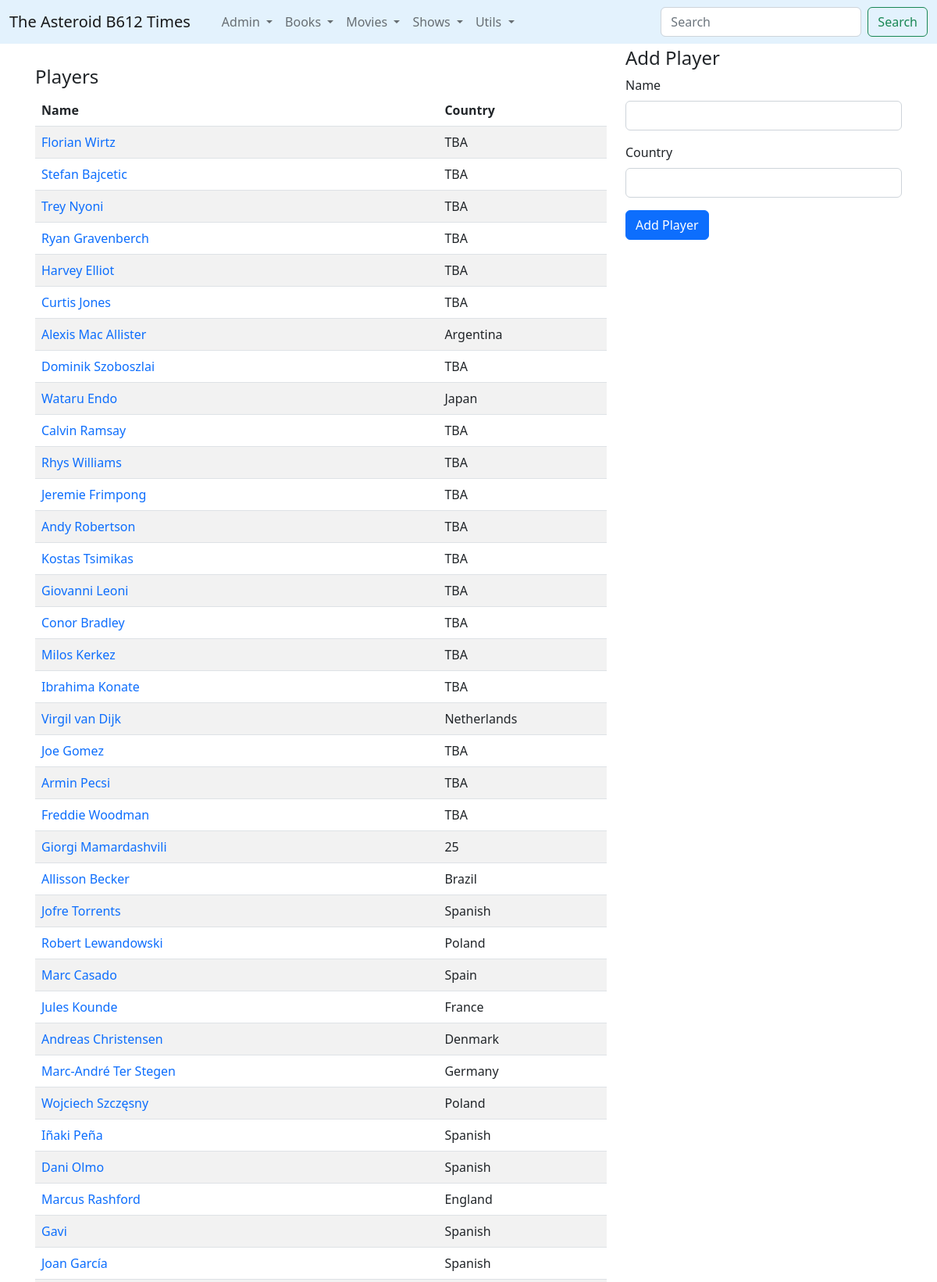
/jugadores/ (upper part), run on the app's committed database.
### times/models.py (models this page shows, shortened)
class Jugador(models.Model):
	nombre = models.CharField(max_length=128)
	pais = models.CharField(max_length=128)
	biographics = models.TextField(default="This section needs to be expanded.")

### times/views.py (the view)
# urls.py: path('jugadores/', views.jugadores, name='jugadores'),
def jugadores(request):
    jugadores = Jugador.objects.all().order_by('-id')
    if request.method == 'POST':
        pnombre = request.POST.get("nombre","")
        ppais = request.POST.get("pais","")
        newJ = Jugador.objects.create(nombre=pnombre,pais=ppais, biographics = "This section needs to be expanded.")
        newJ.save()
        return redirect('/jugador/{}'.format(newJ.id))
    else:
        return render(request,'players.html',{'jugadores':jugadores})

### times/templates/players.html (shortened to what this page needs)
{% extends 'base_soccer.html' %}
{% load humanize %}
{% block contenido %}
<article>
    <h4>Players</h4>
      <table class="table table-striped">
          <thead>
          <tr>
            <th scope="col">Name</th>
            <th scope="col">Country</th>
          </tr>
          </thead>
          <tbody>
            {% for j in jugadores%}
                <tr>
                    <td><a href="{% url 'jugador' j.id %}" style="text-decoration:none;">{{j.nombre}}</a></td>
                    <td>{{j.pais}}</td>
                </tr>
            {% endfor %}
          </tbody>
        </table>
</article>
{% endblock %}
{% block rightbar %}
<h4>Add Player</h4>
<form method="POST">
      <div class="mb-3">
        <label for="exampleInputEmail1" class="form-label">Name</label>
        <input type="text" name="nombre" class="form-control" id="exampleInputEmail1" aria-describedby="emailHelp">
      </div>
      <div class="mb-3">
        <label for="exampleInputEmail1" class="form-label">Country</label>
        <input type="text" name="pais" class="form-control" id="exampleInputEmail1" aria-describedby="emailHelp">
      </div>
      <button type="submit" class="btn btn-primary">Add Player</button>
    </form>
{% endblock %}

### data on the page
Jugador: nombre "Florian Wirtz", pais "TBA"
Jugador: nombre "Stefan Bajcetic", pais "TBA"
Jugador: nombre "Trey Nyoni", pais "TBA"
Jugador: nombre "Ryan Gravenberch", pais "TBA"
Jugador: nombre "Harvey Elliot", pais "TBA"
Jugador: nombre "Curtis Jones", pais "TBA"
Jugador: nombre "Alexis Mac Allister", pais "Argentina"
Jugador: nombre "Dominik Szoboszlai", pais "TBA"
Jugador: nombre "Wataru Endo", pais "Japan"
Jugador: nombre "Calvin Ramsay", pais "TBA"
Jugador: nombre "Rhys Williams", pais "TBA"
Jugador: nombre "Jeremie Frimpong", pais "TBA"
Jugador: nombre "Andy Robertson", pais "TBA"
Jugador: nombre "Kostas Tsimikas", pais "TBA"
Jugador: nombre "Giovanni Leoni", pais "TBA"
Jugador: nombre "Conor Bradley", pais "TBA"
Jugador: nombre "Milos Kerkez", pais "TBA"
Jugador: nombre "Ibrahima Konate", pais "TBA"
Jugador: nombre "Virgil van Dijk", pais "Netherlands"
Jugador: nombre "Joe Gomez", pais "TBA"
Jugador: nombre "Armin Pecsi", pais "TBA"
Jugador: nombre "Freddie Woodman", pais "TBA"
Jugador: nombre "Giorgi Mamardashvili", pais "25"
Jugador: nombre "Allisson Becker", pais "Brazil"
Jugador: nombre "Jofre Torrents", pais "Spanish"
Jugador: nombre "Robert Lewandowski", pais "Poland"
Jugador: nombre "Marc Casado", pais "Spain"
Jugador: nombre "Jules Kounde", pais "France"
Jugador: nombre "Andreas Christensen", pais "Denmark"
Jugador: nombre "Marc-André Ter Stegen", pais "Germany"
Jugador: nombre "Wojciech Szczęsny", pais "Poland"
Jugador: nombre "Iñaki Peña", pais "Spanish"
Jugador: nombre "Dani Olmo", pais "Spanish"
Jugador: nombre "Marcus Rashford", pais "England"
Jugador: nombre "Gavi", pais "Spanish"
Jugador: nombre "Joan García", pais "Spanish"
